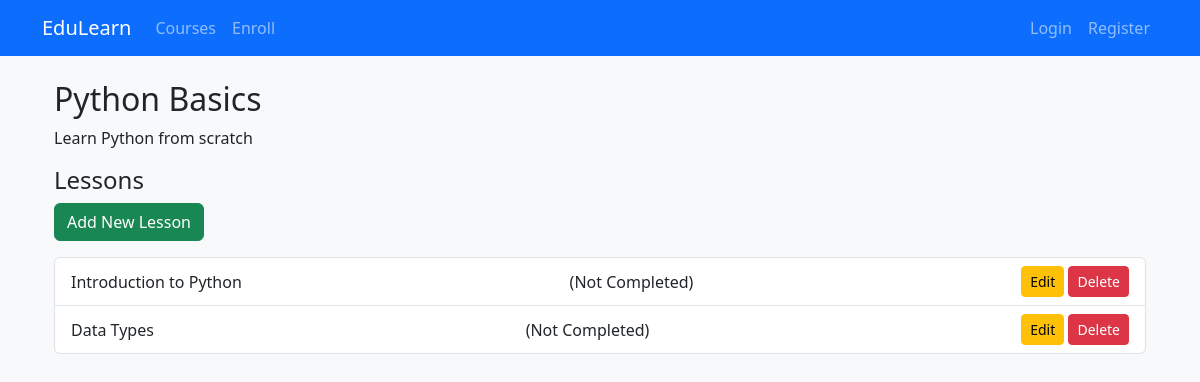
The app's page /course/1/ with its own data.
### courses/models.py (models this page shows, shortened)
class Course(models.Model):
    title = models.CharField(max_length=200)
    description = models.TextField()
    duration = models.IntegerField(help_text="Duration in hours")
    thumbnail = models.ImageField(upload_to='course_thumbnails/', null=True, blank=True)

class Lesson(models.Model):
    course = models.ForeignKey(Course, on_delete=models.CASCADE, related_name='lessons')
    title = models.CharField(max_length=200)
    content = models.TextField()
    video_url = models.URLField(null=True, blank=True)
    completion_status = models.BooleanField(default=False)

### courses/views.py (the view)
# urls.py: path('course/<int:pk>/', views.CourseDetailView.as_view(), name='course_detail'),  # Updated
class CourseDetailView(DetailView):
    model = Course
    template_name = 'courses/course_detail.html'
    context_object_name = 'course'

### courses/templates/courses/course_detail.html (shortened to what this page needs)
{% extends "courses/base.html" %}
{% block content %}
<div class="container mt-4">
    <h2>{{ course.title }}</h2>
    <p>{{ course.description }}</p>
    <h4>Lessons</h4>
    <a href="{% url 'lesson_create' course.id %}" class="btn btn-success mb-3">Add New Lesson</a>
    <ul class="list-group">
        {% for lesson in course.lessons.all %}
            <li class="list-group-item d-flex justify-content-between align-items-center">
                {{ lesson.title }}
                <span>
                    {% if lesson in student.completed_lessons.all %}
                        (Completed)
                    {% else %}
                        (Not Completed)
                    {% endif %}
                </span>
                <div>
                    <a href="{% url 'lesson_update' lesson.id %}" class="btn btn-warning btn-sm">Edit</a>
                    <form action="{% url 'lesson_delete' lesson.id %}" method="post" style="display:inline;">
                        <button type="submit" class="btn btn-danger btn-sm" onclick="return confirm('Are you sure?')">Delete</button>
                    </form>
                </div>
            </li>
        {% empty %}
            <li class="list-group-item text-center">No lessons available.</li>
        {% endfor %}
    </ul>
</div>
{% endblock %}

### records on screen
Course: title "Python Basics", description "Learn Python from scratch"
Lesson: title "Introduction to Python"
Lesson: title "Data Types"
